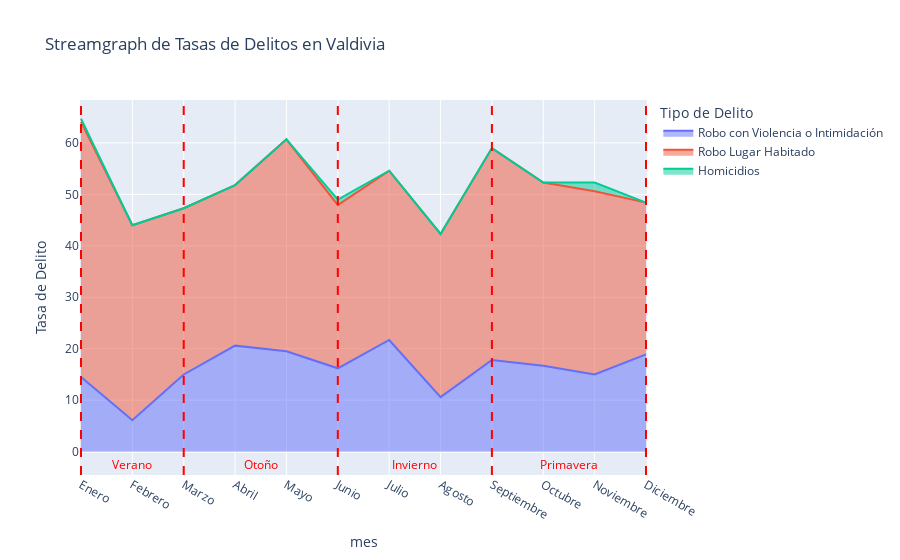

Notebook source saved alongside this figure:
### Code cell
import pandas as pd
import plotly.express as px
import plotly.graph_objects as go

# Cargar datos desde el archivo Excel
archivo_excel = "./Valdivia.xlsx"  # Reemplaza con la ruta correcta de tu archivo Excel
df = pd.read_excel(archivo_excel)

# Filtrar datos para la comuna de Valdivia
df_valdivia = df[df["nombre"] == "Valdivia"]

# Definir el orden de los meses
orden_meses = ["Enero", "Febrero", "Marzo", "Abril", "Mayo", "Junio", "Julio", "Agosto", "Septiembre", "Octubre", "Noviembre", "Diciembre"]

# Convertir la columna "mes" a tipo categórico con el orden deseado
df_valdivia["mes"] = pd.Categorical(df_valdivia["mes"], categories=orden_meses, ordered=True)

# Ordenar el DataFrame por los meses
df_valdivia = df_valdivia.sort_values("mes")

# Crear el gráfico de tipo stream con Plotly Express
fig = px.area(df_valdivia, x='mes', y='tasa', color='delito',
              title='Streamgraph de Tasas de Delitos en Valdivia',
              labels={'tasa': 'Tasa de Delito', 'delito': 'Tipo de Delito'},
              category_orders={"mes": orden_meses})


# Agregar líneas verticales y una etiqueta para Verano
fig.add_shape(dict(type='line', x0='Enero', x1='Enero', y0=0, y1=1, xref='x', yref='paper',
                   line=dict(color='red', width=2, dash='dash')))
fig.add_shape(dict(type='line', x0='Marzo', x1='Marzo', y0=0, y1=1, xref='x', yref='paper',
                   line=dict(color='red', width=2, dash='dash')))
fig.add_annotation(text='Verano', x='Febrero', y=-2.5, showarrow=False, font=dict(color='red'))


#Linea y etiqueta otoño
fig.add_shape(dict(type='line', x0='Junio', x1='Junio', y0=0, y1=1, xref='x', yref='paper',
                   line=dict(color='red', width=2, dash='dash')))
fig.add_annotation(text='Otoño', x=3.5, y=-2.5, showarrow=False, font=dict(color='red'))

#Linea y etiqueta Invierno
fig.add_shape(dict(type='line', x0='Septiembre', x1='Septiembre', y0=0, y1=1, xref='x', yref='paper',
                   line=dict(color='red', width=2, dash='dash')))
fig.add_annotation(text='Invierno', x=6.5, y=-2.5, showarrow=False, font=dict(color='red'))

#Linea y etiqueta Primavera
fig.add_shape(dict(type='line', x0='Diciembre', x1='Diciembre', y0=0, y1=1, xref='x', yref='paper',
                   line=dict(color='red', width=2, dash='dash')))
fig.add_annotation(text='Primavera', x=9.5, y=-2.5, showarrow=False, font=dict(color='red'))


# Mostrar el gráfico
fig.show()

### Figure 1 — Plotly figure (JSON) as saved in the notebook; plotly's stock layout.template omitted (floating-point values rounded to 4 significant figures)
{"data": [{"fillpattern": {"shape": ""}, "hovertemplate": "Tipo de Delito=Robo con Violencia o Intimidación<br>mes=%{x}<br>Tasa de Delito=%{y}<extra></extra>", "legendgroup": "Robo con Violencia o Intimidación", "line": {"color": "#636efa"}, "marker": {"symbol": "circle"}, "mode": "lines", "name": "Robo con Violencia o Intimidación", "orientation": "v", "showlegend": true, "stackgroup": "1", "type": "scatter", "x": ["Enero", "Febrero", "Marzo", "Abril", "Mayo", "Junio", "Julio", "Agosto", "Septiembre", "Octubre", "Noviembre", "Diciembre"], "xaxis": "x", "y": [14.5, 6.1, 15, 20.6, 19.5, 16.2, 21.7, 10.6, 17.8, 16.7, 15, 18.9], "yaxis": "y"}, {"fillpattern": {"shape": ""}, "hovertemplate": "Tipo de Delito=Robo Lugar Habitado<br>mes=%{x}<br>Tasa de Delito=%{y}<extra></extra>", "legendgroup": "Robo Lugar Habitado", "line": {"color": "#EF553B"}, "marker": {"symbol": "circle"}, "mode": "lines", "name": "Robo Lugar Habitado", "orientation": "v", "showlegend": true, "stackgroup": "1", "type": "scatter", "x": ["Enero", "Febrero", "Marzo", "Abril", "Mayo", "Junio", "Julio", "Agosto", "Septiembre", "Octubre", "Noviembre", "Diciembre"], "xaxis": "x", "y": [49.6, 37.9, 32.3, 31.2, 41.2, 31.7, 32.9, 31.7, 41.2, 35.6, 35.6, 29.5], "yaxis": "y"}, {"fillpattern": {"shape": ""}, "hovertemplate": "Tipo de Delito=Homicidios<br>mes=%{x}<br>Tasa de Delito=%{y}<extra></extra>", "legendgroup": "Homicidios", "line": {"color": "#00cc96"}, "marker": {"symbol": "circle"}, "mode": "lines", "name": "Homicidios", "orientation": "v", "showlegend": true, "stackgroup": "1", "type": "scatter", "x": ["Enero", "Febrero", "Marzo", "Abril", "Mayo", "Junio", "Julio", "Agosto", "Septiembre", "Octubre", "Noviembre", "Diciembre"], "xaxis": "x", "y": [0.6, 0, 0, 0, 0, 1.1, 0, 0, 0, 0, 1.7, 0], "yaxis": "y"}], "layout": {"annotations": [{"font": {"color": "red"}, "showarrow": false, "text": "Verano", "x": "Febrero", "y": -2.5}, {"font": {"color": "red"}, "showarrow": false, "text": "Otoño", "x": 3.5, "y": -2.5}, {"font": {"color": "red"}, "showarrow": false, "text": "Invierno", "x": 6.5, "y": -2.5}, {"font": {"color": "red"}, "showarrow": false, "text": "Primavera", "x": 9.5, "y": -2.5}], "autosize": true, "legend": {"title": {"text": "Tipo de Delito"}, "tracegroupgap": 0}, "shapes": [{"line": {"color": "red", "dash": "dash", "width": 2}, "type": "line", "x0": "Enero", "x1": "Enero", "xref": "x", "y0": 0, "y1": 1, "yref": "paper"}, {"line": {"color": "red", "dash": "dash", "width": 2}, "type": "line", "x0": "Marzo", "x1": "Marzo", "xref": "x", "y0": 0, "y1": 1, "yref": "paper"}, {"line": {"color": "red", "dash": "dash", "width": 2}, "type": "line", "x0": "Junio", "x1": "Junio", "xref": "x", "y0": 0, "y1": 1, "yref": "paper"}, {"line": {"color": "red", "dash": "dash", "width": 2}, "type": "line", "x0": "Septiembre", "x1": "Septiembre", "xref": "x", "y0": 0, "y1": 1, "yref": "paper"}, {"line": {"color": "red", "dash": "dash", "width": 2}, "type": "line", "x0": "Diciembre", "x1": "Diciembre", "xref": "x", "y0": 0, "y1": 1, "yref": "paper"}], "title": {"text": "Streamgraph de Tasas de Delitos en Valdivia"}, "xaxis": {"anchor": "y", "autorange": true, "categoryarray": ["Enero", "Febrero", "Marzo", "Abril", "Mayo", "Junio", "Julio", "Agosto", "Septiembre", "Octubre", "Noviembre", "Diciembre"], "categoryorder": "array", "domain": [0, 1], "range": [-0.01477, 11.01], "title": {"text": "mes"}, "type": "category"}, "yaxis": {"anchor": "x", "autorange": true, "domain": [0, 1], "range": [-6.453, 68.44], "title": {"text": "Tasa de Delito"}, "type": "linear"}}}
